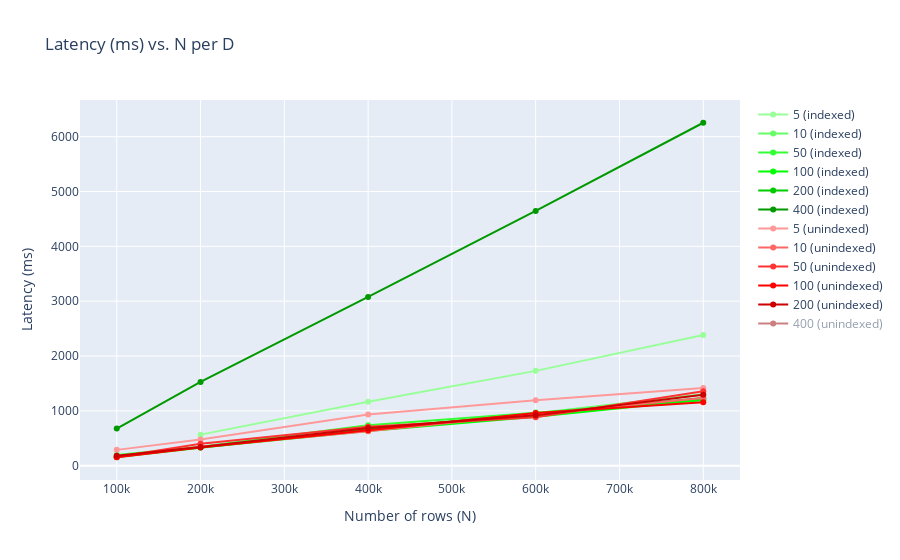
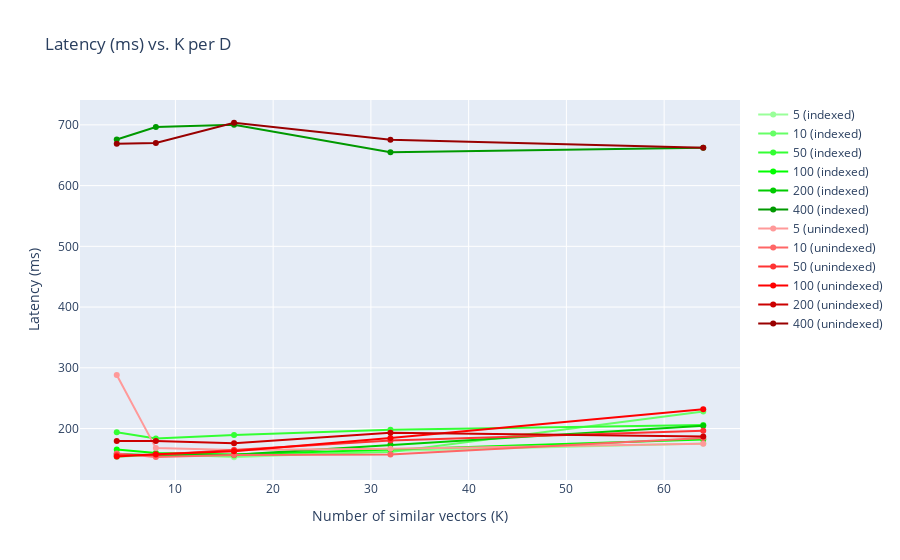
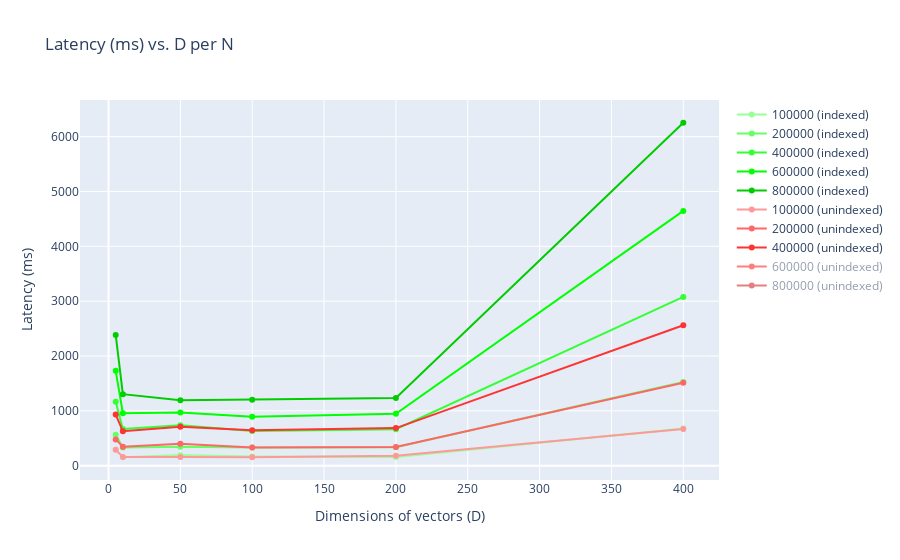
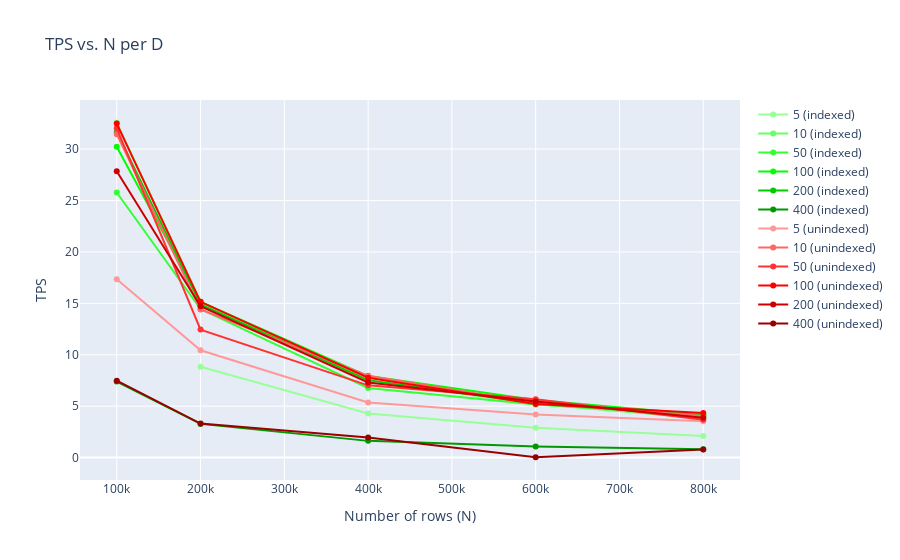

The code cell stored with these charts, in order, in its notebook:
### Code cell
import plotly.graph_objects as go

full_strings = {
    'N': 'Number of rows (N)',
    'D': 'Dimensions of vectors (D)',
    'K': 'Number of similar vectors (K)'
}

param_values = {
    'D': D_values,
    'N': N_values,
    'K': K_values
}

def generate_plot(x, y, key_to_values_dict, per, fixed, fixed_value):
    # Process data
    plot_items = []
    indexed_count = 0
    unindexed_count = 0
    for indexed in [True, False]:
        for param_per in param_values[per]:
            x_values = []
            y_values = []
            for param_x in param_values[x]:
                key_params = {}
                key_params[x] = param_x
                key_params[per] = param_per
                key_params[fixed] = fixed_value

                key = get_key(indexed, key_params['N'], key_params['D'], key_params['K'])
                if key in key_to_values_dict:
                    x_values.append(param_x)
                    y_values.append(key_to_values_dict[key])
            if len(x_values) > 0:
                if indexed:
                    indexed_str = 'indexed'
                    color = green_shades[indexed_count]
                    indexed_count += 1
                else:
                    indexed_str = 'unindexed'
                    color = red_shades[unindexed_count]
                    unindexed_count += 1
                plot_items.append((f"{param_per} ({indexed_str})", x_values, y_values, color))

    # Plot data
    fig = go.Figure()
    for (key, x_values, y_values, color) in plot_items:
        fig.add_trace(go.Scatter(
            x=x_values,
            y=y_values,
            marker=dict(color=color),
            mode='lines+markers',
            name=key
        ))
    fig.update_layout(
        title=f"{y} vs. {x} per {per}",
        xaxis_title=full_strings[x],
        yaxis_title=y
    )
    fig.show()


generate_plot(x='N', y='Latency (ms)', key_to_values_dict=latency_values, per='D', fixed='K', fixed_value=4)
generate_plot(x='K', y='Latency (ms)', key_to_values_dict=latency_values, per='D', fixed='N', fixed_value=100000)
generate_plot(x='D', y='Latency (ms)', key_to_values_dict=latency_values, per='N', fixed='K', fixed_value=4)
generate_plot(x='N', y='TPS', key_to_values_dict=tps_values, per='D', fixed='K', fixed_value=4)
generate_plot(x='K', y='TPS', key_to_values_dict=tps_values, per='D', fixed='N', fixed_value=100000)
generate_plot(x='D', y='TPS', key_to_values_dict=tps_values, per='N', fixed='K', fixed_value=4)

### Figure 1 — Plotly figure (JSON) as saved in the notebook; plotly's stock layout.template omitted (floating-point values rounded to 4 significant figures)
{"data": [{"marker": {"color": "rgb(153,255,153)"}, "mode": "lines+markers", "name": "5 (indexed)", "type": "scatter", "x": [200000, 400000, 600000, 800000], "y": [566.1, 1165.0, 1729.0, 2383.0]}, {"marker": {"color": "rgb(102,255,102)"}, "mode": "lines+markers", "name": "10 (indexed)", "type": "scatter", "x": [100000, 200000, 400000, 600000, 800000], "y": [153.6, 329.6, 670.5, 958.0, 1304.0]}, {"marker": {"color": "rgb(51,255,51)"}, "mode": "lines+markers", "name": "50 (indexed)", "type": "scatter", "x": [100000, 200000, 400000, 600000, 800000], "y": [194.0, 346.2, 738.6, 970.2, 1194.0]}, {"marker": {"color": "rgb(0,255,0)"}, "mode": "lines+markers", "name": "100 (indexed)", "type": "scatter", "x": [100000, 200000, 400000, 600000, 800000], "y": [165.4, 330.4, 630.7, 893.3, 1204.0]}, {"marker": {"color": "rgb(0,204,0)"}, "mode": "lines+markers", "name": "200 (indexed)", "type": "scatter", "x": [100000, 200000, 400000, 600000, 800000], "y": [158.0, 335.7, 664.0, 945.5, 1234.0]}, {"marker": {"color": "rgb(0,153,0)"}, "mode": "lines+markers", "name": "400 (indexed)", "type": "scatter", "x": [100000, 200000, 400000, 600000, 800000], "y": [675.8, 1526.0, 3078.0, 4646.0, 6254.0]}, {"marker": {"color": "rgb(255,153,153)"}, "mode": "lines+markers", "name": "5 (unindexed)", "type": "scatter", "x": [100000, 200000, 400000, 600000, 800000], "y": [288.2, 479.0, 932.3, 1192.0, 1417.0]}, {"marker": {"color": "rgb(255,102,102)"}, "mode": "lines+markers", "name": "10 (unindexed)", "type": "scatter", "x": [100000, 200000, 400000, 600000, 800000], "y": [159.0, 347.1, 628.8, 944.2, 1233.0]}, {"marker": {"color": "rgb(255,51,51)"}, "mode": "lines+markers", "name": "50 (unindexed)", "type": "scatter", "x": [100000, 200000, 400000, 600000, 800000], "y": [156.2, 401.8, 711.8, 882.8, 1357.0]}, {"marker": {"color": "rgb(255,0,0)"}, "mode": "lines+markers", "name": "100 (unindexed)", "type": "scatter", "x": [100000, 200000, 400000, 600000, 800000], "y": [154.0, 330.1, 644.1, 959.0, 1156.0]}, {"marker": {"color": "rgb(204,0,0)"}, "mode": "lines+markers", "name": "200 (unindexed)", "type": "scatter", "x": [100000, 200000, 400000, 600000, 800000], "y": [179.5, 339.6, 685.1, 917.3, 1293.0]}, {"marker": {"color": "rgb(153,0,0)"}, "mode": "lines+markers", "name": "400 (unindexed)", "type": "scatter", "visible": "legendonly", "x": [100000, 200000, 400000, 600000, 800000], "y": [668.8, 1514.0, 2562.0, 157000.0, 6444.0]}], "layout": {"autosize": true, "title": {"text": "Latency (ms) vs. N per D"}, "xaxis": {"autorange": true, "range": [59130.0, 840900.0], "title": {"text": "Number of rows (N)"}, "type": "linear"}, "yaxis": {"autorange": true, "range": [-349.8, 6757.0], "title": {"text": "Latency (ms)"}, "type": "linear"}}}

### Figure 2 — Plotly figure (JSON) as saved in the notebook; plotly's stock layout.template omitted (floating-point values rounded to 4 significant figures)
{"data": [{"marker": {"color": "rgb(153,255,153)"}, "mode": "lines+markers", "name": "5 (indexed)", "type": "scatter", "x": [8, 16, 32, 64], "y": [159.0, 152.7, 163.1, 175.5]}, {"marker": {"color": "rgb(102,255,102)"}, "mode": "lines+markers", "name": "10 (indexed)", "type": "scatter", "x": [4, 8, 16, 32, 64], "y": [153.6, 156.8, 155.1, 161.3, 228.0]}, {"marker": {"color": "rgb(51,255,51)"}, "mode": "lines+markers", "name": "50 (indexed)", "type": "scatter", "x": [4, 8, 16, 32, 64], "y": [194.0, 183.7, 189.5, 197.9, 205.9]}, {"marker": {"color": "rgb(0,255,0)"}, "mode": "lines+markers", "name": "100 (indexed)", "type": "scatter", "x": [4, 8, 16, 32, 64], "y": [165.4, 159.8, 157.2, 165.6, 182.0]}, {"marker": {"color": "rgb(0,204,0)"}, "mode": "lines+markers", "name": "200 (indexed)", "type": "scatter", "x": [4, 8, 16, 32, 64], "y": [158.0, 156.2, 157.0, 173.3, 204.6]}, {"marker": {"color": "rgb(0,153,0)"}, "mode": "lines+markers", "name": "400 (indexed)", "type": "scatter", "x": [4, 8, 16, 32, 64], "y": [675.8, 696.4, 700.0, 655.0, 662.5]}, {"marker": {"color": "rgb(255,153,153)"}, "mode": "lines+markers", "name": "5 (unindexed)", "type": "scatter", "x": [4, 8, 16, 32, 64], "y": [288.2, 167.8, 164.5, 166.7, 174.9]}, {"marker": {"color": "rgb(255,102,102)"}, "mode": "lines+markers", "name": "10 (unindexed)", "type": "scatter", "x": [4, 8, 16, 32, 64], "y": [159.0, 153.3, 156.6, 157.3, 184.4]}, {"marker": {"color": "rgb(255,51,51)"}, "mode": "lines+markers", "name": "50 (unindexed)", "type": "scatter", "x": [4, 8, 16, 32, 64], "y": [156.2, 156.8, 164.8, 180.2, 196.5]}, {"marker": {"color": "rgb(255,0,0)"}, "mode": "lines+markers", "name": "100 (unindexed)", "type": "scatter", "x": [4, 8, 16, 32, 64], "y": [154.0, 157.7, 162.5, 184.5, 231.6]}, {"marker": {"color": "rgb(204,0,0)"}, "mode": "lines+markers", "name": "200 (unindexed)", "type": "scatter", "x": [4, 8, 16, 32, 64], "y": [179.5, 179.5, 175.7, 193.2, 186.8]}, {"marker": {"color": "rgb(153,0,0)"}, "mode": "lines+markers", "name": "400 (unindexed)", "type": "scatter", "x": [4, 8, 16, 32, 64], "y": [668.8, 670.1, 703.5, 675.7, 662.1]}], "layout": {"autosize": true, "title": {"text": "Latency (ms) vs. K per D"}, "xaxis": {"autorange": true, "range": [0.4965, 67.5], "title": {"text": "Number of similar vectors (K)"}, "type": "linear"}, "yaxis": {"autorange": true, "range": [107.3, 748.9], "title": {"text": "Latency (ms)"}, "type": "linear"}}}

### Figure 3 — Plotly figure (JSON) as saved in the notebook; plotly's stock layout.template omitted (floating-point values rounded to 4 significant figures)
{"data": [{"marker": {"color": "rgb(153,255,153)"}, "mode": "lines+markers", "name": "100000 (indexed)", "type": "scatter", "x": [10, 50, 100, 200, 400], "y": [153.6, 194.0, 165.4, 158.0, 675.8]}, {"marker": {"color": "rgb(102,255,102)"}, "mode": "lines+markers", "name": "200000 (indexed)", "type": "scatter", "x": [5, 10, 50, 100, 200, 400], "y": [566.1, 329.6, 346.2, 330.4, 335.7, 1526.0]}, {"marker": {"color": "rgb(51,255,51)"}, "mode": "lines+markers", "name": "400000 (indexed)", "type": "scatter", "x": [5, 10, 50, 100, 200, 400], "y": [1165.0, 670.5, 738.6, 630.7, 664.0, 3078.0]}, {"marker": {"color": "rgb(0,255,0)"}, "mode": "lines+markers", "name": "600000 (indexed)", "type": "scatter", "x": [5, 10, 50, 100, 200, 400], "y": [1729.0, 958.0, 970.2, 893.3, 945.5, 4646.0]}, {"marker": {"color": "rgb(0,204,0)"}, "mode": "lines+markers", "name": "800000 (indexed)", "type": "scatter", "x": [5, 10, 50, 100, 200, 400], "y": [2383.0, 1304.0, 1194.0, 1204.0, 1234.0, 6254.0]}, {"marker": {"color": "rgb(255,153,153)"}, "mode": "lines+markers", "name": "100000 (unindexed)", "type": "scatter", "x": [5, 10, 50, 100, 200, 400], "y": [288.2, 159.0, 156.2, 154.0, 179.5, 668.8]}, {"marker": {"color": "rgb(255,102,102)"}, "mode": "lines+markers", "name": "200000 (unindexed)", "type": "scatter", "x": [5, 10, 50, 100, 200, 400], "y": [479.0, 347.1, 401.8, 330.1, 339.6, 1514.0]}, {"marker": {"color": "rgb(255,51,51)"}, "mode": "lines+markers", "name": "400000 (unindexed)", "type": "scatter", "x": [5, 10, 50, 100, 200, 400], "y": [932.3, 628.8, 711.8, 644.1, 685.1, 2562.0]}, {"marker": {"color": "rgb(255,0,0)"}, "mode": "lines+markers", "name": "600000 (unindexed)", "type": "scatter", "visible": "legendonly", "x": [5, 10, 50, 100, 200, 400], "y": [1192.0, 944.2, 882.8, 959.0, 917.3, 157000.0]}, {"marker": {"color": "rgb(204,0,0)"}, "mode": "lines+markers", "name": "800000 (unindexed)", "type": "scatter", "visible": "legendonly", "x": [5, 10, 50, 100, 200, 400], "y": [1417.0, 1233.0, 1357.0, 1156.0, 1293.0, 6444.0]}], "layout": {"autosize": true, "title": {"text": "Latency (ms) vs. D per N"}, "xaxis": {"autorange": true, "range": [-18.08, 423.1], "title": {"text": "Dimensions of vectors (D)"}, "type": "linear"}, "yaxis": {"autorange": true, "range": [-349.8, 6757.0], "title": {"text": "Latency (ms)"}, "type": "linear"}}}

### Figure 4 — Plotly figure (JSON) as saved in the notebook; plotly's stock layout.template omitted (floating-point values rounded to 4 significant figures)
{"data": [{"marker": {"color": "rgb(153,255,153)"}, "mode": "lines+markers", "name": "5 (indexed)", "type": "scatter", "x": [200000, 400000, 600000, 800000], "y": [8.833, 4.29, 2.892, 2.098]}, {"marker": {"color": "rgb(102,255,102)"}, "mode": "lines+markers", "name": "10 (indexed)", "type": "scatter", "x": [100000, 200000, 400000, 600000, 800000], "y": [32.56, 15.17, 7.457, 5.219, 3.835]}, {"marker": {"color": "rgb(51,255,51)"}, "mode": "lines+markers", "name": "50 (indexed)", "type": "scatter", "x": [100000, 200000, 400000, 600000, 800000], "y": [25.78, 14.44, 6.769, 5.153, 4.186]}, {"marker": {"color": "rgb(0,255,0)"}, "mode": "lines+markers", "name": "100 (indexed)", "type": "scatter", "x": [100000, 200000, 400000, 600000, 800000], "y": [30.23, 15.13, 7.928, 5.597, 4.153]}, {"marker": {"color": "rgb(0,204,0)"}, "mode": "lines+markers", "name": "200 (indexed)", "type": "scatter", "x": [100000, 200000, 400000, 600000, 800000], "y": [31.65, 14.89, 7.53, 5.288, 4.051]}, {"marker": {"color": "rgb(0,153,0)"}, "mode": "lines+markers", "name": "400 (indexed)", "type": "scatter", "x": [100000, 200000, 400000, 600000, 800000], "y": [7.399, 3.275, 1.624, 1.076, 0.7995]}, {"marker": {"color": "rgb(255,153,153)"}, "mode": "lines+markers", "name": "5 (unindexed)", "type": "scatter", "x": [100000, 200000, 400000, 600000, 800000], "y": [17.35, 10.44, 5.363, 4.194, 3.529]}, {"marker": {"color": "rgb(255,102,102)"}, "mode": "lines+markers", "name": "10 (unindexed)", "type": "scatter", "x": [100000, 200000, 400000, 600000, 800000], "y": [31.45, 14.4, 7.952, 5.296, 4.054]}, {"marker": {"color": "rgb(255,51,51)"}, "mode": "lines+markers", "name": "50 (unindexed)", "type": "scatter", "x": [100000, 200000, 400000, 600000, 800000], "y": [32.02, 12.44, 7.024, 5.664, 3.684]}, {"marker": {"color": "rgb(255,0,0)"}, "mode": "lines+markers", "name": "100 (unindexed)", "type": "scatter", "x": [100000, 200000, 400000, 600000, 800000], "y": [32.48, 15.15, 7.763, 5.214, 4.325]}, {"marker": {"color": "rgb(204,0,0)"}, "mode": "lines+markers", "name": "200 (unindexed)", "type": "scatter", "x": [100000, 200000, 400000, 600000, 800000], "y": [27.85, 14.72, 7.298, 5.451, 3.866]}, {"marker": {"color": "rgb(153,0,0)"}, "mode": "lines+markers", "name": "400 (unindexed)", "type": "scatter", "x": [100000, 200000, 400000, 600000, 800000], "y": [7.476, 3.303, 1.952, 0.03185, 0.776]}], "layout": {"autosize": true, "title": {"text": "TPS vs. N per D"}, "xaxis": {"autorange": true, "range": [59130.0, 840900.0], "title": {"text": "Number of rows (N)"}, "type": "linear"}, "yaxis": {"autorange": true, "range": [-2.652, 35.24], "title": {"text": "TPS"}, "type": "linear"}}}
